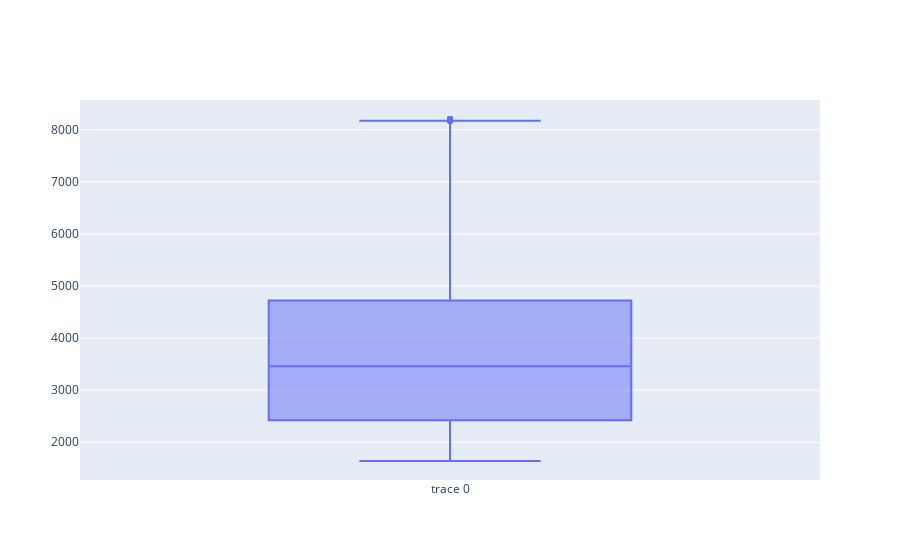

Notebook source saved alongside this figure:
### Code cell
import plotly.graph_objects as go
fig = go.Figure()
fig.add_trace(go.Box(y=prova)) #areas
fig.show()

### Figure 1 — Plotly figure (JSON) as saved in the notebook; plotly's stock layout.template omitted (floating-point values rounded to 4 significant figures; data arrays with more than 128 entries replaced by an {"elided": "..."} marker saying what was removed)
{"data": [{"type": "box", "y": {"elided": "83785 float values"}}], "layout": {}}
